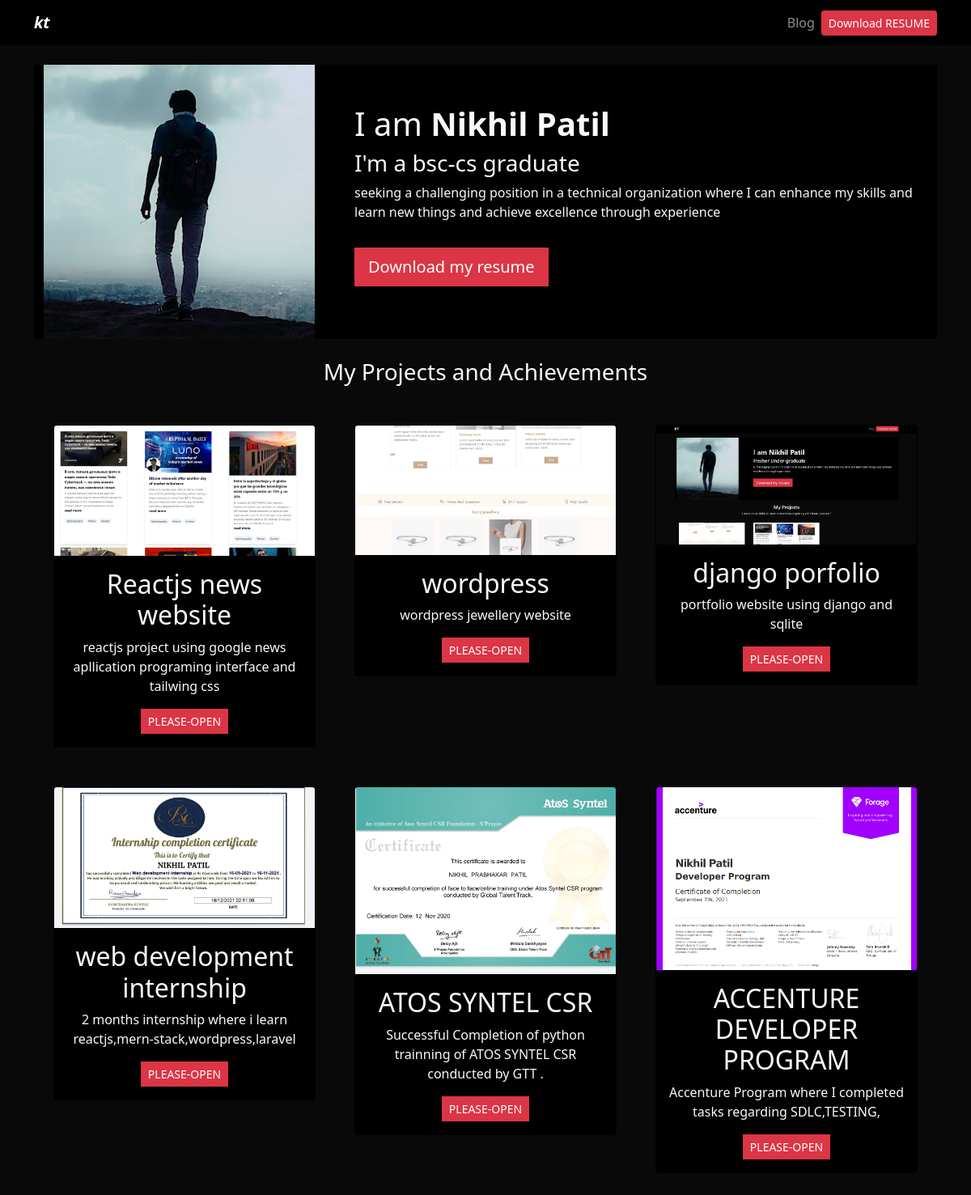
The app's page /, older data.
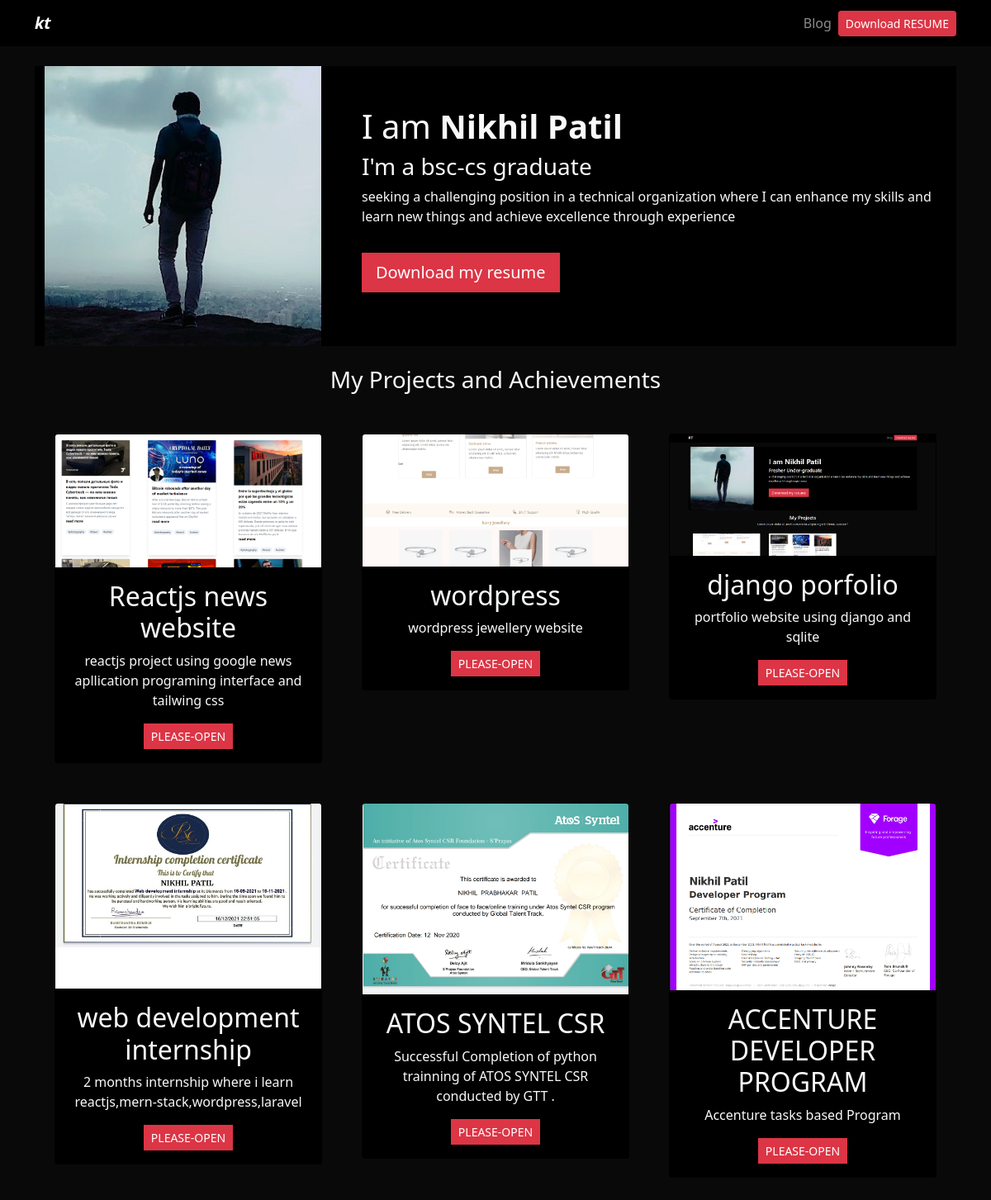
The same page, newer data.
### portfolio/models.py (models this page shows, shortened)
class Project(models.Model):
    title = CharField(max_length=100)
    description = CharField(max_length=250)
    image = ImageField(upload_to="portfolio/images")
    url = URLField(blank=True)
    date = DateField(default=date.today)

### portfolio/views.py (the view)
# urls.py: 2. Add a URL to urlpatterns:  path('', views.home, name='home')
def home(request):
    projects = Project.objects.all()
    return render(request, "home.html", {"projects": projects})

### portfolio/templates/home.html (shortened to what this page needs)
{% extends 'layout.html' %}
{% block content %}
{% load static %}
<header class="row bg-black">
  <div class="col-md-4">
    <img src="{% static 'portfolio/profile.jpg' %}" />
  </div>
  <div class="col-md-8 my-auto p-4">
    <h1>I am <strong>Nikhil Patil</strong></h1>
    <h3>I'm a bsc-cs graduate</h3>
    <p>seeking a challenging position in a technical organization where I can enhance my skills and
      learn new things and achieve excellence through experience</p>
    <a class="btn btn-danger btn-lg rounded-0 my-3" href="{% static 'portfolio/cv.pdf' %}">Download my resume</a>
  </div>
</header>
<div class="row my-4 text-center">
  <h3>My Projects and Achievements</h3>
  {% for project in projects %}
  <div class="col-md-4 p-4">
    <div class="card bg-black card-project">
      <img src="{{project.image.url }}" class="card-img-top" />
      <div class="card-body">
        <h2>{{ project.title }}</h2>
        <p>{{ project.description }}</p>
        {% if project.url %}
        <a href="{{project.url}}" class="btn btn-danger rounded-0 btn-sm" target="__blank" rel="noreferrer">PLEASE-OPEN</a>
        {% endif %}
      </div>
    </div>
  </div>
  {% endfor %}
</div>
{% endblock %}

Row changes from the older to the newer data that the page shows:
changed Project "web development internship": image: a different picture
changed Project "ACCENTURE DEVELOPER PROGRAM": description "Accenture Program where I completed tasks regarding SDLC,TESTING," → "Accenture tasks based Program"
